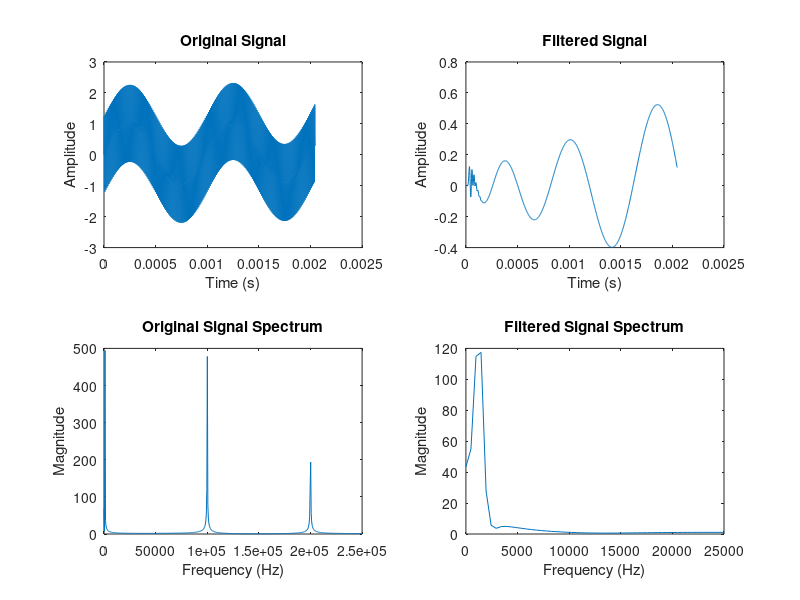

MATLAB code for this plot:
%带通滤波器
%
%  * 离散时间 IIR 滤波器(实数)
%  * ----------------
%  * 滤波器结构  : 直接 II 型，二阶节
%  * 节数     : 16
%  * 稳定     : 是
%  * 线性相位   : 否
%  * 采样率：500kHz
%  * 上限频率：800Hz
%  * 下限频率：52000Hz
%

%定义滤波器分子和分母系数
NUM = {
    [0.3072737913767, 0, 0],
    [1, 0, -1],
    [0.3072737913767, 0, 0],
    [1, 0, -1],
    [0.2917908848507, 0, 0],
    [1, 0, -1],
    [0.2917908848507, 0, 0],
    [1, 0, -1],
    [0.2791602606397, 0, 0],
    [1, 0, -1],
    [0.2791602606397, 0, 0],
    [1, 0, -1],
    [0.269092481685, 0, 0],
    [1, 0, -1],
    [0.269092481685, 0, 0],
    [1, 0, -1],
    [0.2613368070818, 0, 0],
    [1, 0, -1],
    [0.2613368070818, 0, 0],
    [1, 0, -1],
    [0.2556923981319, 0, 0],
    [1, 0, -1],
    [0.2556923981319, 0, 0],
    [1, 0, -1],
    [0.2520105917582, 0, 0],
    [1, 0, -1],
    [0.2520105917582, 0, 0],
    [1, 0, -1],
    [0.2501938060926, 0, 0],
    [1, 0, -1],
    [0.2501938060926, 0, 0],
    [1, 0, -1],
    [1, 0, 0]
    };

DEN =  {
    [1, 0, 0],
    [1, -1.501329946829, 0.8906300626122],
    [1, 0, 0],
    [1, -1.997986686541, 0.9980877081146],
    [1, 0, 0],
    [1, -1.357137506508, 0.7073796041721],
    [1, 0, 0],
    [1, -1.994222538487, 0.9943237949428],
    [1, 0, 0],
    [1, -1.990625053109, 0.9907269301671],
    [1, 0, 0],
    [1, -1.245699496436, 0.5643234472532],
    [1, 0, 0],
    [1, -1.98730738933, 0.987410183609],
    [1, 0, 0],
    [1, -1.160968533039, 0.454383191267],
    [1, 0, 0],
    [1, -1.98439724671, 0.9845011192726],
    [1, 0, 0],
    [1, -1.098255811634, 0.3721280054537],
    [1, 0, 0],
    [1, -1.98203441049, 0.9821393474875],
    [1, 0, 0],
    [1, -1.054066293289, 0.3135766073357],
    [1, 0, 0],
    [1, -1.980358517962, 0.9804643129169],
    [1, 0, 0],
    [1, -1.025924167939, 0.275970365794],
    [1, 0, 0],
    [1, -1.979486636763, 0.9795929119465],
    [1, 0, 0],
    [1, -1.012241716021, 0.2575820023403],
    [1, 0, 0]};
   
    
%定义滤波器阶数
Nsec = 33;

% 创建一个滤波器对象
fs = 500e3;  % 假设采样频率为500e3Hz

N = 1024;
%创建一个包含1hz，50hz，1000hz，2000hz，5000hz，10khz的信号
f = [50,1e3,100e3,200e3];
t = 0:1/fs:(N-1)/fs;  % 1秒的时间向量
signal = 0.2*sin(f(1)*2*pi*t)+sin(2*pi*t*f(2))+...
    1*sin(f(3)*2*pi*t)+0.5*sin(f(4)*2*pi*t);

% 计算频谱
signal_fft = abs(fft(signal));
freq = (0:N-1)*fs/N;  % 频率轴

% 应用滤波器进行处理
filtered_signal = signal;
for i = 1:Nsec
    filtered_signal = filter(NUM{i}, DEN{i}, filtered_signal);
end

%滤波后信号的频谱
filtered_signal_fft = abs(fft(filtered_signal));

% 可视化信号和频谱
figure;

% 时域信号图
subplot(2, 2, 1);
plot(t, signal);
title('Original Signal');
xlabel('Time (s)');
ylabel('Amplitude');

subplot(2, 2, 2);
plot(t, filtered_signal);
title('Filtered Signal');
xlabel('Time (s)');
ylabel('Amplitude');

% 频域图
subplot(2, 2, 3);
plot(freq, signal_fft);
title('Original Signal Spectrum');
xlabel('Frequency (Hz)');
ylabel('Magnitude');
xlim([0 250e3]);  % 限制x轴范围，便于观察低频到高频的成分

subplot(2, 2, 4);
plot(freq, filtered_signal_fft);
title('Filtered Signal Spectrum');
xlabel('Frequency (Hz)');
ylabel('Magnitude');
xlim([0 25000]);  % 限制x轴范围，便于观察低频到高频的成分
